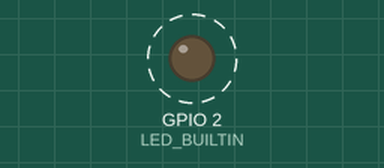
The sketch below on a simulated ESP8266 (NodeMCU). Parts: output pins drawn as LEDs (lit = HIGH, except the on-board LED, lit = LOW). Dashed ring = blinking.

Above: at 0.1 s.
Timing chart, 0 to 3.0 s (numbered marks = the images above):
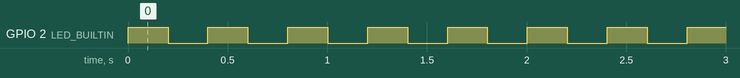

Measured:
- by itself, GPIO 2 (LED_BUILTIN): alternates HIGH for 0.20 s and LOW for 0.20 s

The sketch:

MASTER.ino
```cpp
//=================================================================================================//
// MASTER                                                                                          //
#include <ESP8266WiFi.h>
extern "C" {
#include <espnow.h>
}
// This is the slave MAC Address which receives the data
 uint8_t mac[] = {0x5C, 0xCF, 0x7F, 0x4C, 0x82, 0x5C}; //AP MAC SLAVE'S ADDRESS

  #define WIFI_CHANNEL 4
  int prevstate_1 = LOW;
  int prevstate_2 = LOW;

// Data structure, must be the same for the slave

struct __attribute__((packed))DataStruct {
  char text[32];
};
    DataStruct button_1;
    DataStruct button_2;

//=====================================================================================================
void setup() {
////  pinMode(D1, INPUT_PULLUP);
////  pinMode(D4, INPUT_PULLUP);
////  pinMode(D2, OUTPUT);
////  pinMode(D3, OUTPUT);
 pinMode(LED_BUILTIN, OUTPUT);
//  Serial.begin(115200); Serial.println();
//  Serial.println("Starting EspnowController.ino");
  WiFi.mode(WIFI_STA); // Station mode for esp-now controller
  WiFi.disconnect();
//  Serial.printf("This mac: %s, ", WiFi.macAddress().c_str());
//  Serial.printf("slave mac: %02x%02x%02x%02x%02x%02x", mac[0], mac[1], mac[2], mac[3], mac[4], mac[5]);
//  Serial.printf(", channel: %i\n", WIFI_CHANNEL);
  if (esp_now_init() != 0)
  {
//    Serial.println("*** ESP_Now initialization failed");
  }
  esp_now_set_self_role(ESP_NOW_ROLE_CONTROLLER);
  esp_now_add_peer(mac, ESP_NOW_ROLE_SLAVE, WIFI_CHANNEL, NULL, 0);
  strcpy(button_1.text, "Button 01 pressed");
  strcpy(button_2.text, "Button 02 pressed");
//  Serial.println("Setup finished");
}

//======================================================================================================

void loop() {
  sendData();
}

//======================================================================================================
void sendData() {

////  int currentstate_1 = digitalRead(D4);
////  if (prevstate_1 != currentstate_1) {
////    if (currentstate_1 == LOW) {
      uint8_t bs[sizeof(button_1)];
      memcpy(bs, &button_1, sizeof(button_1));
      esp_now_send(mac, bs, sizeof(button_1));
//      Serial.println(button_1.text);
////      digitalWrite(D2, !digitalRead(D2));
 digitalWrite(LED_BUILTIN, !digitalRead(LED_BUILTIN));
    delay(200);
////    }
////  } prevstate_1 = currentstate_1;
/*
  int currentstate_2 = digitalRead(D1);
  if (prevstate_2 != currentstate_2) {
    if (currentstate_2 == LOW) {
      uint8_t bs[sizeof(button_2)];
      memcpy(bs, &button_2, sizeof(button_2));
      esp_now_send(mac, bs, sizeof(button_2));
//      Serial.println(button_2.text);
////      digitalWrite(D3, !digitalRead(D3));
    }
  } prevstate_2 = currentstate_2;
*/

}

//========================================== www.fvml.com.br ===========================================
```
